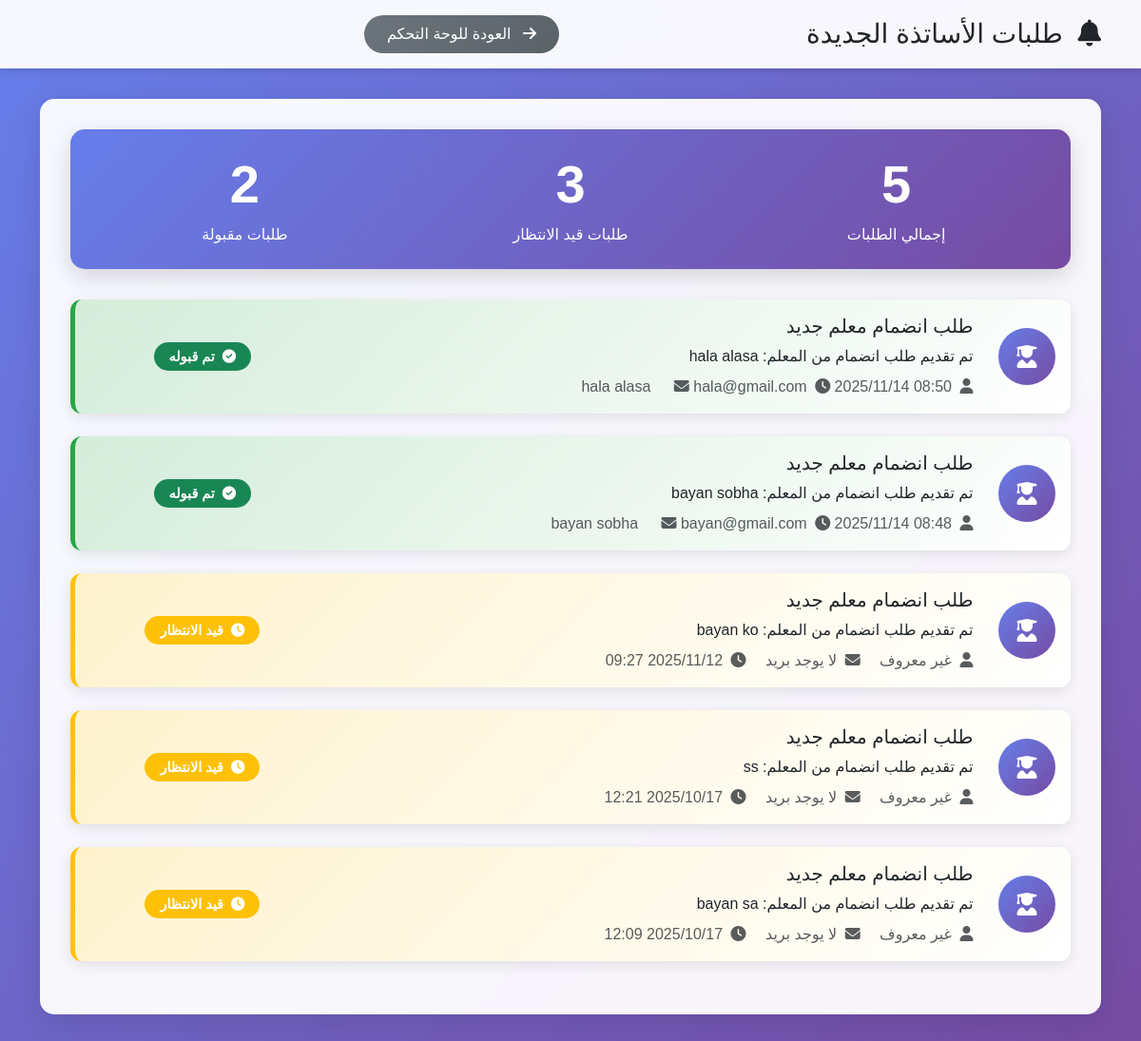
The page /admin_notifications.php (signed in) on the database its author committed.
### tables this page shows
CREATE TABLE `admin_notifications` (
  `id` int NOT NULL,
  `title` varchar(255) NOT NULL,
  `message` text NOT NULL,
  `notification_type` varchar(50) DEFAULT NULL,
  `related_id` int DEFAULT NULL,
  `is_read` tinyint(1) DEFAULT '0',
  `created_at` timestamp NOT NULL DEFAULT CURRENT_TIMESTAMP
);

CREATE TABLE `users` (
  `id` int NOT NULL,
  `name` varchar(100) NOT NULL,
  `email` varchar(100) NOT NULL,
  `password` varchar(255) NOT NULL,
  `role` enum('student','teacher','admin') NOT NULL DEFAULT 'student',
  `status` enum('pending','approved','rejected') DEFAULT 'pending',
  `profile_image` varchar(255) DEFAULT NULL,
  `created_at` timestamp NOT NULL DEFAULT CURRENT_TIMESTAMP,
  `level` enum('none','beginner','intermediate','advanced') DEFAULT 'none'
);

### admin_notifications.php (the view, shortened to what this page needs)
<?php
require_once 'db_connection.php';
$notifications_query = "SELECT an.id, an.title, an.message, an.related_id, an.created_at,
                               u.name as teacher_name, u.email as teacher_email, u.status
                       FROM admin_notifications an
                       LEFT JOIN users u ON an.related_id = u.id
                       WHERE an.notification_type = 'teacher_request'
                       ORDER BY an.created_at DESC";
$notifications_result = $conn->query($notifications_query);
?>
<!DOCTYPE html>
<html lang="ar" dir="rtl">
<head>
    <link href="https://cdn.jsdelivr.net/npm/bootstrap@5.3.0/dist/css/bootstrap.rtl.min.css" rel="stylesheet">
    <link rel="stylesheet" href="https://cdnjs.cloudflare.com/ajax/libs/font-awesome/6.4.0/css/all.min.css">
</head>
<body>
    <div class="header">
        <div class="container">
            <div class="row align-items-center">
                <div class="col-md-6">
                    <h3 class="mb-0"><i class="fas fa-bell me-2"></i> طلبات الأساتذة الجديدة</h3>
                </div>
                <div class="col-md-6 text-left">
                    <a href="admin_dashboard.php" class="btn btn-back">
                        <i class="fas fa-arrow-right me-2"></i> العودة للوحة التحكم
                    </a>
                </div>
            </div>
        </div>
    </div>
    <div class="container">
        <div class="main-container">
            <?php
            $notifications = $notifications_result->fetchAll(PDO::FETCH_ASSOC);
            $total_requests = count($notifications);
            $pending_count = 0;
            $approved_count = 0;
            foreach ($notifications as $notification) {
                if ($notification['status'] == 'approved') {
                    $approved_count++;
                } else {
                    $pending_count++;
                }
            }
            ?>
            <div class="stats-card">
                <div class="row text-center">
                    <div class="col-md-4">
                        <h2 class="display-4 fw-bold"><?php echo $total_requests; ?></h2>
                        <p class="mb-0">إجمالي الطلبات</p>
                    </div>
                    <div class="col-md-4">
                        <h2 class="display-4 fw-bold"><?php echo $pending_count; ?></h2>
                        <p class="mb-0">طلبات قيد الانتظار</p>
                    </div>
                    <div class="col-md-4">
                        <h2 class="display-4 fw-bold"><?php echo $approved_count; ?></h2>
                        <p class="mb-0">طلبات مقبولة</p>
                    </div>
                </div>
            </div>
            <div class="row">
                <div class="col-md-12">
                    <?php if ($total_requests > 0): ?>
                        <?php foreach ($notifications as $notification):
                            $status_class = ($notification['status'] ?? 'pending') == 'approved' ? 'approved' : 'pending';
                            $status_badge_class = ($notification['status'] ?? 'pending') == 'approved' ? 'bg-success' : 'bg-warning';
                            $status_text = ($notification['status'] ?? 'pending') == 'approved' ? 'تم قبوله' : 'قيد الانتظار';
                            $status_icon = ($notification['status'] ?? 'pending') == 'approved' ? 'fa-check-circle' : 'fa-clock';
                            $title = $notification['title'] ?? '';
                            $message = $notification['message'] ?? '';
                            $teacher_name = $notification['teacher_name'] ?? 'غير معروف';
                            $teacher_email = $notification['teacher_email'] ?? 'لا يوجد بريد';
                            $created_at = $notification['created_at'] ?? date('Y-m-d H:i:s');
                        ?>
                            <div class="card notification-card <?php echo $status_class; ?>">
                                <div class="card-body">
                                    <div class="row align-items-center">
                                        <div class="col-md-1 text-center">
                                            <div class="teacher-avatar">
                                                <i class="fas fa-user-graduate"></i>
                                            </div>
                                        </div>
                                        <div class="col-md-8">
                                            <h5 class="card-title mb-2">
                                                <?php echo htmlspecialchars($title, ENT_QUOTES, 'UTF-8'); ?>
                                            </h5>
                                            <p class="card-text mb-2">
                                                <?php echo htmlspecialchars($message, ENT_QUOTES, 'UTF-8'); ?>
                                            </p>
                                            <div class="teacher-info">
                                                <span class="text-muted me-3">
                                                    <i class="fas fa-user me-1"></i>
                                                    <?php echo htmlspecialchars($teacher_name, ENT_QUOTES, 'UTF-8'); ?>
                                                </span>
                                                <span class="text-muted me-3">
                                                    <i class="fas fa-envelope me-1"></i>
                                                    <?php echo htmlspecialchars($teacher_email, ENT_QUOTES, 'UTF-8'); ?>
                                                </span>
                                                <span class="text-muted">
                                                    <i class="fas fa-clock me-1"></i>
                                                    <?php echo date('Y/m/d H:i', strtotime($created_at)); ?>
                                                </span>
                                            </div>
                                        </div>
                                        <div class="col-md-3 text-center">
                                            <span class="badge <?php echo $status_badge_class; ?> status-badge">
                                                <i class="fas <?php echo $status_icon; ?> me-1"></i>
                                                <?php echo $status_text; ?>
                                            </span>
                                        </div>
                                    </div>
                                </div>
                            </div>
                        <?php endforeach; ?>
                    <?php endif; ?>
                </div>
            </div>
        </div>
    </div>
</body>
</html>

### admin_notifications.php (style rules this page uses)
body { font-family: 'Arial', sans-serif; background: linear-gradient(135deg, #667eea 0%, #764ba2 100%); min-height: 100vh; }
.header { background: rgba(255, 255, 255, 0.95); backdrop-filter: blur(10px); padding: 1rem 0; margin-bottom: 2rem; box-shadow: 0 4px 6px rgba(0, 0, 0, 0.1); }
.main-container { background: rgba(255, 255, 255, 0.95); backdrop-filter: blur(10px); border-radius: 15px; box-shadow: 0 8px 32px rgba(0, 0, 0, 0.1); padding: 2rem; margin-bottom: 2rem; }
.notification-card { border: none; border-radius: 12px; box-shadow: 0 4px 15px rgba(0, 0, 0, 0.1); margin-bottom: 1.5rem; transition: transform 0.3s ease, box-shadow 0.3s ease; border-left: 5px solid; }
.notification-card.pending { border-left-color: #ffc107; background: linear-gradient(135deg, #fff3cd, #ffffff); }
.notification-card.approved { border-left-color: #28a745; background: linear-gradient(135deg, #d4edda, #ffffff); }
.btn-back { background: linear-gradient(135deg, #6c757d, #5a6268); color: white; border: none; border-radius: 25px; padding: 0.5rem 1.5rem; transition: all 0.3s ease; }
.status-badge { font-size: 0.9rem; padding: 0.5rem 1rem; border-radius: 20px; font-weight: 600; }
.teacher-avatar { width: 60px; height: 60px; border-radius: 50%; background: linear-gradient(135deg, #667eea, #764ba2); display: flex; align-items: center; justify-content: center; color: white; font-size: 1.5rem; margin-left: 1rem; }
.stats-card { background: linear-gradient(135deg, #667eea, #764ba2); color: white; border-radius: 15px; padding: 1.5rem; margin-bottom: 2rem; box-shadow: 0 8px 25px rgba(0, 0, 0, 0.15); }

### rows shown on the page
admin_notifications: title "طلب انضمام معلم جديد", message "تم تقديم طلب انضمام من المعلم: hala alasa", users.name "hala alasa", users.email "hala@gmail.com", users.status "تم قبوله"
admin_notifications: title "طلب انضمام معلم جديد", message "تم تقديم طلب انضمام من المعلم: bayan sobha", users.name "bayan sobha", users.email "bayan@gmail.com", users.status "تم قبوله"
admin_notifications: title "طلب انضمام معلم جديد", message "تم تقديم طلب انضمام من المعلم: bayan ko", teacher_name "غير معروف", teacher_email "لا يوجد بريد", status_text "قيد الانتظار"
admin_notifications: title "طلب انضمام معلم جديد", message "تم تقديم طلب انضمام من المعلم: ss", teacher_name "غير معروف", teacher_email "لا يوجد بريد", status_text "قيد الانتظار"
admin_notifications: title "طلب انضمام معلم جديد", message "تم تقديم طلب انضمام من المعلم: bayan sa", teacher_name "غير معروف", teacher_email "لا يوجد بريد", status_text "قيد الانتظار"

### other values the page prints
$total_requests "5"
$pending_count "3"
$approved_count "2"
